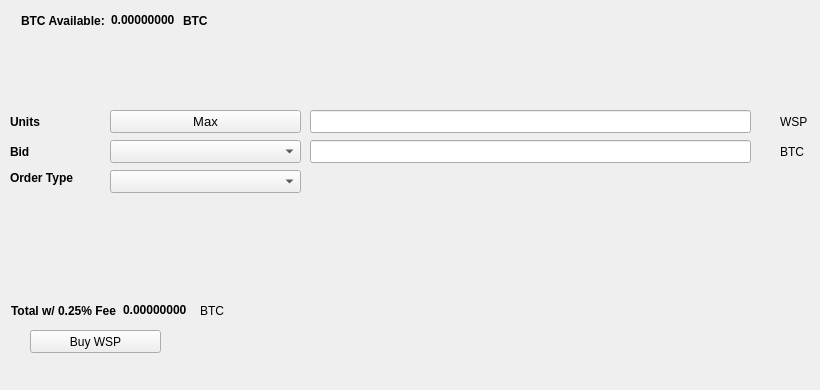
   <widget class="QWidget" name="BuyTab">
    <attribute name="title">
     <string>Buy</string>
    </attribute>
    <widget class="QPushButton" name="BuyWSP">
     <property name="geometry">
      <rect>
       <x>30</x>
       <y>330</y>
       <width>131</width>
       <height>23</height>
      </rect>
     </property>
     <property name="text">
      <string>Buy WSP</string>
     </property>
     <property name="icon">
      <iconset resource="../RPICoin.qrc">
       <normaloff>:/icons/bitcoin</normaloff>:/icons/bitcoin</iconset>
     </property>
    </widget>
    <widget class="QLabel" name="label_3">
     <property name="geometry">
      <rect>
       <x>10</x>
       <y>110</y>
       <width>46</width>
       <height>23</height>
      </rect>
     </property>
     <property name="font">
      <font>
       <weight>75</weight>
       <bold>true</bold>
      </font>
     </property>
     <property name="text">
      <string>Units</string>
     </property>
    </widget>
    <widget class="QLineEdit" name="UnitsInput">
     <property name="geometry">
      <rect>
       <x>310</x>
       <y>110</y>
       <width>441</width>
       <height>23</height>
      </rect>
     </property>
     <property name="font">
      <font>
       <pointsize>9</pointsize>
       <weight>75</weight>
       <bold>true</bold>
      </font>
     </property>
    </widget>
    <widget class="QLineEdit" name="BuyBidPriceEdit">
     <property name="geometry">
      <rect>
       <x>310</x>
       <y>140</y>
       <width>441</width>
       <height>23</height>
      </rect>
     </property>
     <property name="font">
      <font>
       <pointsize>9</pointsize>
       <weight>75</weight>
       <bold>true</bold>
      </font>
     </property>
    </widget>
    <widget class="QLabel" name="label_4">
     <property name="geometry">
      <rect>
       <x>780</x>
       <y>110</y>
       <width>31</width>
       <height>23</height>
      </rect>
     </property>
     <property name="text">
      <string>WSP</string>
     </property>
    </widget>
    <widget class="QLabel" name="label_5">
     <property name="geometry">
      <rect>
       <x>780</x>
       <y>140</y>
       <width>31</width>
       <height>23</height>
      </rect>
     </property>
     <property name="text">
      <string>BTC</string>
     </property>
    </widget>
    <widget class="QLabel" name="label_6">
     <property name="geometry">
      <rect>
       <x>10</x>
       <y>140</y>
       <width>46</width>
       <height>23</height>
      </rect>
     </property>
     <property name="font">
      <font>
       <weight>75</weight>
       <bold>true</bold>
      </font>
     </property>
     <property name="text">
      <string>Bid</string>
     </property>
    </widget>
    <widget class="QLabel" name="label_7">
     <property name="geometry">
      <rect>
       <x>10</x>
       <y>170</y>
       <width>91</width>
       <height>16</height>
      </rect>
     </property>
     <property name="font">
      <font>
       <weight>75</weight>
       <bold>true</bold>
      </font>
     </property>
     <property name="text">
      <string>Order Type</string>
     </property>
    </widget>
    <widget class="QPushButton" name="Buy_Max_Amount">
     <property name="geometry">
      <rect>
       <x>110</x>
       <y>110</y>
       <width>191</width>
       <height>23</height>
      </rect>
     </property>
     <property name="font">
      <font>
       <pointsize>10</pointsize>
      </font>
     </property>
     <property name="text">
      <string>Max</string>
     </property>
    </widget>
    <widget class="QComboBox" name="BuyBidcomboBox">
     <property name="geometry">
      <rect>
       <x>110</x>
       <y>140</y>
       <width>191</width>
       <height>23</height>
      </rect>
     </property>
     <property name="font">
      <font>
       <pointsize>10</pointsize>
      </font>
     </property>
    </widget>
    <widget class="QComboBox" name="buyOrdertypeCombo">
     <property name="geometry">
      <rect>
       <x>110</x>
       <y>170</y>
       <width>191</width>
       <height>23</height>
      </rect>
     </property>
     <property name="font">
      <font>
       <pointsize>10</pointsize>
      </font>
     </property>
    </widget>
    <widget class="QWidget" name="layoutWidget1">
     <property name="geometry">
      <rect>
       <x>21</x>
       <y>11</y>
       <width>227</width>
       <height>19</height>
      </rect>
     </property>
     <layout class="QHBoxLayout" name="horizontalLayout_3">
      <item>
       <widget class="QLabel" name="label232">
        <property name="font">
         <font>
          <weight>75</weight>
          <bold>true</bold>
         </font>
        </property>
        <property name="text">
         <string>BTC Available:</string>
        </property>
       </widget>
      </item>
      <item>
       <widget class="QLabel" name="BtcAvailableLbl">
        <property name="palette">
         <palette>
          <active>
           <colorrole role="WindowText">
            <brush brushstyle="SolidPattern">
             <color alpha="255">
              <red>0</red>
              <green>0</green>
              <blue>0</blue>
             </color>
            </brush>
           </colorrole>
           <colorrole role="Button">
            <brush brushstyle="SolidPattern">
             <color alpha="255">
              <red>0</red>
              <green>170</green>
              <blue>0</blue>
             </color>
            </brush>
           </colorrole>
           <colorrole role="Light">
            <brush brushstyle="SolidPattern">
             <color alpha="255">
              <red>0</red>
              <green>255</green>
              <blue>0</blue>
             </color>
            </brush>
           </colorrole>
           <colorrole role="Midlight">
            <brush brushstyle="SolidPattern">
             <color alpha="255">
              <red>0</red>
              <green>212</green>
              <blue>0</blue>
             </color>
            </brush>
           </colorrole>
           <colorrole role="Dark">
            <brush brushstyle="SolidPattern">
             <color alpha="255">
              <red>0</red>
              <green>85</green>
              <blue>0</blue>
             </color>
            </brush>
           </colorrole>
           <colorrole role="Mid">
            <brush brushstyle="SolidPattern">
             <color alpha="255">
              <red>0</red>
              <green>113</green>
              <blue>0</blue>
             </color>
            </brush>
           </colorrole>
           <colorrole role="Text">
            <brush brushstyle="SolidPattern">
             <color alpha="255">
              <red>0</red>
              <green>170</green>
              <blue>0</blue>
             </color>
            </brush>
           </colorrole>
           <colorrole role="BrightText">
            <brush brushstyle="SolidPattern">
             <color alpha="255">
              <red>255</red>
              <green>255</green>
              <blue>255</blue>
             </color>
            </brush>
           </colorrole>
           <colorrole role="ButtonText">
            <brush brushstyle="SolidPattern">
             <color alpha="255">
              <red>0</red>
              <green>0</green>
              <blue>0</blue>
             </color>
            </brush>
           </colorrole>
           <colorrole role="Base">
            <brush brushstyle="SolidPattern">
             <color alpha="255">
              <red>255</red>
              <green>255</green>
              <blue>255</blue>
             </color>
            </brush>
           </colorrole>
           <colorrole role="Window">
            <brush brushstyle="SolidPattern">
             <color alpha="255">
              <red>0</red>
              <green>170</green>
              <blue>0</blue>
             </color>
            </brush>
           </colorrole>
           <colorrole role="Shadow">
            <brush brushstyle="SolidPattern">
             <color alpha="255">
              <red>0</red>
              <green>0</green>
              <blue>0</blue>
             </color>
            </brush>
           </colorrole>
           <colorrole role="AlternateBase">
            <brush brushstyle="SolidPattern">
             <color alpha="255">
              <red>127</red>
              <green>212</green>
              <blue>127</blue>
             </color>
            </brush>
           </colorrole>
           <colorrole role="ToolTipBase">
            <brush brushstyle="SolidPattern">
             <color alpha="255">
              <red>255</red>
              <green>255</green>
              <blue>220</blue>
             </color>
            </brush>
           </colorrole>
           <colorrole role="ToolTipText">
            <brush brushstyle="SolidPattern">
             <color alpha="255">
              <red>0</red>
              <green>0</green>
              <blue>0</blue>
             </color>
            </brush>
           </colorrole>
          </active>
          <inactive>
           <colorrole role="WindowText">
            <brush brushstyle="SolidPattern">
             <color alpha="255">
              <red>0</red>
              <green>0</green>
              <blue>0</blue>
             </color>
            </brush>
           </colorrole>
           <colorrole role="Button">
            <brush brushstyle="SolidPattern">
             <color alpha="255">
              <red>0</red>
              <green>170</green>
              <blue>0</blue>
             </color>
            </brush>
           </colorrole>
           <colorrole role="Light">
            <brush brushstyle="SolidPattern">
             <color alpha="255">
              <red>0</red>
              <green>255</green>
              <blue>0</blue>
             </color>
            </brush>
           </colorrole>
           <colorrole role="Midlight">
            <brush brushstyle="SolidPattern">
             <color alpha="255">
              <red>0</red>
              <green>212</green>
              <blue>0</blue>
             </color>
            </brush>
           </colorrole>
           <colorrole role="Dark">
            <brush brushstyle="SolidPattern">
             <color alpha="255">
              <red>0</red>
              <green>85</green>
              <blue>0</blue>
             </color>
            </brush>
           </colorrole>
           <colorrole role="Mid">
            <brush brushstyle="SolidPattern">
             <color alpha="255">
              <red>0</red>
              <green>113</green>
              <blue>0</blue>
             </color>
            </brush>
           </colorrole>
           <colorrole role="Text">
            <brush brushstyle="SolidPattern">
             <color alpha="255">
              <red>0</red>
              <green>170</green>
              <blue>0</blue>
             </color>
            </brush>
           </colorrole>
           <colorrole role="BrightText">
            <brush brushstyle="SolidPattern">
             <color alpha="255">
              <red>255</red>
              <green>255</green>
              <blue>255</blue>
             </color>
            </brush>
           </colorrole>
           <colorrole role="ButtonText">
            <brush brushstyle="SolidPattern">
             <color alpha="255">
              <red>0</red>
              <green>0</green>
              <blue>0</blue>
             </color>
            </brush>
           </colorrole>
           <colorrole role="Base">
            <brush brushstyle="SolidPattern">
             <color alpha="255">
              <red>255</red>
              <green>255</green>
              <blue>255</blue>
             </color>
            </brush>
           </colorrole>
           <colorrole role="Window">
            <brush brushstyle="SolidPattern">
             <color alpha="255">
              <red>0</red>
              <green>170</green>
              <blue>0</blue>
             </color>
            </brush>
           </colorrole>
           <colorrole role="Shadow">
            <brush brushstyle="SolidPattern">
             <color alpha="255">
              <red>0</red>
              <green>0</green>
              <blue>0</blue>
             </color>
            </brush>
           </colorrole>
           <colorrole role="AlternateBase">
            <brush brushstyle="SolidPattern">
             <color alpha="255">
              <red>127</red>
              <green>212</green>
              <blue>127</blue>
             </color>
            </brush>
           </colorrole>
           <colorrole role="ToolTipBase">
            <brush brushstyle="SolidPattern">
             <color alpha="255">
              <red>255</red>
              <green>255</green>
              <blue>220</blue>
             </color>
            </brush>
           </colorrole>
           <colorrole role="ToolTipText">
            <brush brushstyle="SolidPattern">
             <color alpha="255">
              <red>0</red>
              <green>0</green>
              <blue>0</blue>
             </color>
            </brush>
           </colorrole>
          </inactive>
          <disabled>
           <colorrole role="WindowText">
            <brush brushstyle="SolidPattern">
             <color alpha="255">
              <red>0</red>
              <green>85</green>
              <blue>0</blue>
             </color>
            </brush>
           </colorrole>
           <colorrole role="Button">
            <brush brushstyle="SolidPattern">
             <color alpha="255">
              <red>0</red>
              <green>170</green>
              <blue>0</blue>
             </color>
            </brush>
           </colorrole>
           <colorrole role="Light">
            <brush brushstyle="SolidPattern">
             <color alpha="255">
              <red>0</red>
              <green>255</green>
              <blue>0</blue>
             </color>
            </brush>
           </colorrole>
           <colorrole role="Midlight">
            <brush brushstyle="SolidPattern">
             <color alpha="255">
              <red>0</red>
              <green>212</green>
              <blue>0</blue>
             </color>
            </brush>
           </colorrole>
           <colorrole role="Dark">
            <brush brushstyle="SolidPattern">
             <color alpha="255">
              <red>0</red>
              <green>85</green>
              <blue>0</blue>
             </color>
            </brush>
           </colorrole>
           <colorrole role="Mid">
            <brush brushstyle="SolidPattern">
             <color alpha="255">
              <red>0</red>
              <green>113</green>
              <blue>0</blue>
             </color>
            </brush>
           </colorrole>
           <colorrole role="Text">
            <brush brushstyle="SolidPattern">
             <color alpha="255">
              <red>0</red>
              <green>85</green>
              <blue>0</blue>
             </color>
            </brush>
           </colorrole>
           <colorrole role="BrightText">
            <brush brushstyle="SolidPattern">
             <color alpha="255">
              <red>255</red>
              <green>255</green>
              <blue>255</blue>
             </color>
            </brush>
           </colorrole>
           <colorrole role="ButtonText">
            <brush brushstyle="SolidPattern">
             <color alpha="255">
              <red>0</red>
              <green>85</green>
              <blue>0</blue>
             </color>
            </brush>
           </colorrole>
           <colorrole role="Base">
            <brush brushstyle="SolidPattern">
             <color alpha="255">
              <red>0</red>
              <green>170</green>
              <blue>0</blue>
             </color>
            </brush>
           </colorrole>
           <colorrole role="Window">
            <brush brushstyle="SolidPattern">
             <color alpha="255">
              <red>0</red>
              <green>170</green>
              <blue>0</blue>
             </color>
            </brush>
           </colorrole>
           <colorrole role="Shadow">
            <brush brushstyle="SolidPattern">
             <color alpha="255">
              <red>0</red>
              <green>0</green>
              <blue>0</blue>
             </color>
            </brush>
           </colorrole>
           <colorrole role="AlternateBase">
            <brush brushstyle="SolidPattern">
             <color alpha="255">
              <red>0</red>
              <green>170</green>
              <blue>0</blue>
             </color>
            </brush>
           </colorrole>
           <colorrole role="ToolTipBase">
            <brush brushstyle="SolidPattern">
             <color alpha="255">
              <red>255</red>
              <green>255</green>
              <blue>220</blue>
             </color>
            </brush>
           </colorrole>
           <colorrole role="ToolTipText">
            <brush brushstyle="SolidPattern">
             <color alpha="255">
              <red>0</red>
              <green>0</green>
              <blue>0</blue>
             </color>
            </brush>
           </colorrole>
          </disabled>
         </palette>
        </property>
        <property name="font">
         <font>
          <weight>75</weight>
          <bold>true</bold>
         </font>
        </property>
        <property name="text">
         <string>0.00000000</string>
        </property>
        <property name="textInteractionFlags">
         <set>Qt::LinksAccessibleByMouse|Qt::TextSelectableByKeyboard|Qt::TextSelectableByMouse</set>
        </property>
       </widget>
      </item>
      <item>
       <widget class="QLabel" name="BtcAvailableLbl_2">
        <property name="font">
         <font>
          <weight>75</weight>
          <bold>true</bold>
         </font>
        </property>
        <property name="text">
         <string>BTC</string>
        </property>
       </widget>
      </item>
     </layout>
    </widget>
    <widget class="QWidget" name="layoutWidge2">
     <property name="geometry">
      <rect>
       <x>11</x>
       <y>301</y>
       <width>259</width>
       <height>19</height>
      </rect>
     </property>
     <layout class="QHBoxLayout" name="horizontalLayout_4">
      <item>
       <widget class="QLabel" name="label_9">
        <property name="font">
         <font>
          <weight>75</weight>
          <bold>true</bold>
         </font>
        </property>
        <property name="text">
         <string>Total w/ 0.25% Fee</string>
        </property>
       </widget>
      </item>
      <item>
       <widget class="QLabel" name="BuyCostLabel">
        <property name="palette">
         <palette>
          <active>
           <colorrole role="WindowText">
            <brush brushstyle="SolidPattern">
             <color alpha="255">
              <red>0</red>
              <green>0</green>
              <blue>0</blue>
             </color>
            </brush>
           </colorrole>
           <colorrole role="Button">
            <brush brushstyle="SolidPattern">
             <color alpha="255">
              <red>0</red>
              <green>170</green>
              <blue>0</blue>
             </color>
            </brush>
           </colorrole>
           <colorrole role="Light">
            <brush brushstyle="SolidPattern">
             <color alpha="255">
              <red>0</red>
              <green>255</green>
              <blue>0</blue>
             </color>
            </brush>
           </colorrole>
           <colorrole role="Midlight">
            <brush brushstyle="SolidPattern">
             <color alpha="255">
              <red>0</red>
              <green>212</green>
              <blue>0</blue>
             </color>
            </brush>
           </colorrole>
           <colorrole role="Dark">
            <brush brushstyle="SolidPattern">
             <color alpha="255">
              <red>0</red>
              <green>85</green>
              <blue>0</blue>
             </color>
            </brush>
           </colorrole>
           <colorrole role="Mid">
            <brush brushstyle="SolidPattern">
             <color alpha="255">
              <red>0</red>
              <green>113</green>
              <blue>0</blue>
             </color>
            </brush>
           </colorrole>
           <colorrole role="Text">
            <brush brushstyle="SolidPattern">
             <color alpha="255">
              <red>0</red>
              <green>170</green>
              <blue>0</blue>
             </color>
            </brush>
           </colorrole>
           <colorrole role="BrightText">
            <brush brushstyle="SolidPattern">
             <color alpha="255">
              <red>255</red>
              <green>255</green>
              <blue>255</blue>
             </color>
            </brush>
           </colorrole>
           <colorrole role="ButtonText">
            <brush brushstyle="SolidPattern">
             <color alpha="255">
              <red>0</red>
              <green>0</green>
              <blue>0</blue>
             </color>
            </brush>
           </colorrole>
           <colorrole role="Base">
            <brush brushstyle="SolidPattern">
             <color alpha="255">
              <red>255</red>
              <green>255</green>
              <blue>255</blue>
             </color>
            </brush>
           </colorrole>
           <colorrole role="Window">
            <brush brushstyle="SolidPattern">
             <color alpha="255">
              <red>0</red>
              <green>170</green>
              <blue>0</blue>
             </color>
            </brush>
           </colorrole>
           <colorrole role="Shadow">
            <brush brushstyle="SolidPattern">
             <color alpha="255">
              <red>0</red>
              <green>0</green>
              <blue>0</blue>
             </color>
            </brush>
           </colorrole>
           <colorrole role="AlternateBase">
            <brush brushstyle="SolidPattern">
             <color alpha="255">
              <red>127</red>
              <green>212</green>
              <blue>127</blue>
             </color>
            </brush>
           </colorrole>
           <colorrole role="ToolTipBase">
            <brush brushstyle="SolidPattern">
             <color alpha="255">
              <red>255</red>
              <green>255</green>
              <blue>220</blue>
             </color>
            </brush>
           </colorrole>
           <colorrole role="ToolTipText">
            <brush brushstyle="SolidPattern">
             <color alpha="255">
              <red>0</red>
              <green>0</green>
              <blue>0</blue>
             </color>
            </brush>
           </colorrole>
          </active>
          <inactive>
           <colorrole role="WindowText">
            <brush brushstyle="SolidPattern">
             <color alpha="255">
              <red>0</red>
              <green>0</green>
              <blue>0</blue>
             </color>
            </brush>
           </colorrole>
           <colorrole role="Button">
            <brush brushstyle="SolidPattern">
             <color alpha="255">
              <red>0</red>
              <green>170</green>
              <blue>0</blue>
             </color>
            </brush>
           </colorrole>
           <colorrole role="Light">
            <brush brushstyle="SolidPattern">
             <color alpha="255">
              <red>0</red>
              <green>255</green>
              <blue>0</blue>
             </color>
            </brush>
           </colorrole>
           <colorrole role="Midlight">
            <brush brushstyle="SolidPattern">
             <color alpha="255">
              <red>0</red>
              <green>212</green>
              <blue>0</blue>
             </color>
            </brush>
           </colorrole>
           <colorrole role="Dark">
            <brush brushstyle="SolidPattern">
             <color alpha="255">
              <red>0</red>
              <green>85</green>
              <blue>0</blue>
             </color>
            </brush>
           </colorrole>
           <colorrole role="Mid">
            <brush brushstyle="SolidPattern">
             <color alpha="255">
              <red>0</red>
              <green>113</green>
              <blue>0</blue>
             </color>
            </brush>
           </colorrole>
           <colorrole role="Text">
            <brush brushstyle="SolidPattern">
             <color alpha="255">
              <red>0</red>
              <green>170</green>
              <blue>0</blue>
             </color>
            </brush>
           </colorrole>
           <colorrole role="BrightText">
            <brush brushstyle="SolidPattern">
             <color alpha="255">
              <red>255</red>
              <green>255</green>
              <blue>255</blue>
             </color>
            </brush>
           </colorrole>
           <colorrole role="ButtonText">
            <brush brushstyle="SolidPattern">
             <color alpha="255">
              <red>0</red>
              <green>0</green>
              <blue>0</blue>
             </color>
            </brush>
           </colorrole>
           <colorrole role="Base">
            <brush brushstyle="SolidPattern">
             <color alpha="255">
              <red>255</red>
              <green>255</green>
              <blue>255</blue>
             </color>
            </brush>
           </colorrole>
           <colorrole role="Window">
            <brush brushstyle="SolidPattern">
             <color alpha="255">
              <red>0</red>
              <green>170</green>
              <blue>0</blue>
             </color>
            </brush>
           </colorrole>
           <colorrole role="Shadow">
            <brush brushstyle="SolidPattern">
             <color alpha="255">
              <red>0</red>
              <green>0</green>
              <blue>0</blue>
             </color>
            </brush>
           </colorrole>
           <colorrole role="AlternateBase">
            <brush brushstyle="SolidPattern">
             <color alpha="255">
              <red>127</red>
              <green>212</green>
              <blue>127</blue>
             </color>
            </brush>
           </colorrole>
           <colorrole role="ToolTipBase">
            <brush brushstyle="SolidPattern">
             <color alpha="255">
              <red>255</red>
              <green>255</green>
              <blue>220</blue>
             </color>
            </brush>
           </colorrole>
           <colorrole role="ToolTipText">
            <brush brushstyle="SolidPattern">
             <color alpha="255">
              <red>0</red>
              <green>0</green>
              <blue>0</blue>
             </color>
            </brush>
           </colorrole>
          </inactive>
          <disabled>
           <colorrole role="WindowText">
            <brush brushstyle="SolidPattern">
             <color alpha="255">
              <red>0</red>
              <green>85</green>
              <blue>0</blue>
             </color>
            </brush>
           </colorrole>
           <colorrole role="Button">
            <brush brushstyle="SolidPattern">
             <color alpha="255">
              <red>0</red>
              <green>170</green>
              <blue>0</blue>
             </color>
            </brush>
           </colorrole>
           <colorrole role="Light">
            <brush brushstyle="SolidPattern">
             <color alpha="255">
              <red>0</red>
              <green>255</green>
              <blue>0</blue>
             </color>
            </brush>
           </colorrole>
           <colorrole role="Midlight">
            <brush brushstyle="SolidPattern">
             <color alpha="255">
              <red>0</red>
              <green>212</green>
              <blue>0</blue>
             </color>
            </brush>
           </colorrole>
           <colorrole role="Dark">
            <brush brushstyle="SolidPattern">
             <color alpha="255">
              <red>0</red>
              <green>85</green>
              <blue>0</blue>
             </color>
            </brush>
           </colorrole>
           <colorrole role="Mid">
            <brush brushstyle="SolidPattern">
             <color alpha="255">
              <red>0</red>
              <green>113</green>
              <blue>0</blue>
             </color>
            </brush>
           </colorrole>
           <colorrole role="Text">
            <brush brushstyle="SolidPattern">
             <color alpha="255">
              <red>0</red>
              <green>85</green>
              <blue>0</blue>
             </color>
            </brush>
           </colorrole>
           <colorrole role="BrightText">
            <brush brushstyle="SolidPattern">
             <color alpha="255">
              <red>255</red>
              <green>255</green>
              <blue>255</blue>
             </color>
            </brush>
           </colorrole>
           <colorrole role="ButtonText">
            <brush brushstyle="SolidPattern">
             <color alpha="255">
              <red>0</red>
              <green>85</green>
              <blue>0</blue>
             </color>
            </brush>
           </colorrole>
           <colorrole role="Base">
            <brush brushstyle="SolidPattern">
             <color alpha="255">
              <red>0</red>
              <green>170</green>
              <blue>0</blue>
             </color>
            </brush>
           </colorrole>
           <colorrole role="Window">
            <brush brushstyle="SolidPattern">
             <color alpha="255">
              <red>0</red>
              <green>170</green>
              <blue>0</blue>
             </color>
            </brush>
           </colorrole>
           <colorrole role="Shadow">
            <brush brushstyle="SolidPattern">
             <color alpha="255">
              <red>0</red>
              <green>0</green>
              <blue>0</blue>
             </color>
            </brush>
           </colorrole>
           <colorrole role="AlternateBase">
            <brush brushstyle="SolidPattern">
             <color alpha="255">
              <red>0</red>
              <green>170</green>
              <blue>0</blue>
             </color>
            </brush>
           </colorrole>
           <colorrole role="ToolTipBase">
            <brush brushstyle="SolidPattern">
             <color alpha="255">
              <red>255</red>
              <green>255</green>
              <blue>220</blue>
             </color>
            </brush>
           </colorrole>
           <colorrole role="ToolTipText">
            <brush brushstyle="SolidPattern">
             <color alpha="255">
              <red>0</red>
              <green>0</green>
              <blue>0</blue>
             </color>
            </brush>
           </colorrole>
          </disabled>
         </palette>
        </property>
        <property name="font">
         <font>
          <weight>75</weight>
          <bold>true</bold>
         </font>
        </property>
        <property name="autoFillBackground">
         <bool>false</bool>
        </property>
        <property name="text">
         <string>0.00000000</string>
        </property>
        <property name="textInteractionFlags">
         <set>Qt::LinksAccessibleByMouse|Qt::TextSelectableByMouse</set>
        </property>
       </widget>
      </item>
      <item>
       <widget class="QLabel" name="label_10">
        <property name="font">
         <font>
          <weight>50</weight>
          <bold>false</bold>
         </font>
        </property>
        <property name="text">
         <string>BTC</string>
        </property>
       </widget>
      </item>
     </layout>
    </widget>
    <widget class="QLabel" name="label_24">
     <property name="geometry">
      <rect>
       <x>460</x>
       <y>300</y>
       <width>281</width>
       <height>81</height>
      </rect>
     </property>
     <property name="text">
      <string/>
     </property>
     <property name="pixmap">
      <pixmap>:/images/bittrex</pixmap>
     </property>
    </widget>
   </widget>
